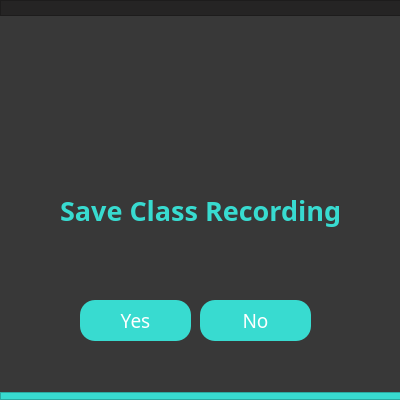
<?xml version="1.0" encoding="UTF-8"?>
<ui version="4.0">
 <class>Dialog</class>
 <widget class="QDialog" name="Dialog">
  <property name="geometry">
   <rect>
    <x>0</x>
    <y>0</y>
    <width>400</width>
    <height>400</height>
   </rect>
  </property>
  <property name="windowTitle">
   <string>Dialog</string>
  </property>
  <property name="styleSheet">
   <string notr="true">background-color: #383838</string>
  </property>
  <widget class="QLabel" name="i_background">
   <property name="geometry">
    <rect>
     <x>0</x>
     <y>10</y>
     <width>561</width>
     <height>621</height>
    </rect>
   </property>
   <property name="text">
    <string/>
   </property>
   <property name="pixmap">
    <pixmap>../images/Background.png</pixmap>
   </property>
   <property name="scaledContents">
    <bool>true</bool>
   </property>
  </widget>
  <widget class="QLabel" name="i_message">
   <property name="geometry">
    <rect>
     <x>60</x>
     <y>190</y>
     <width>281</width>
     <height>41</height>
    </rect>
   </property>
   <property name="font">
    <font>
     <family>RB</family>
     <pointsize>20</pointsize>
     <weight>75</weight>
     <bold>true</bold>
    </font>
   </property>
   <property name="styleSheet">
    <string notr="true">color: #38dbd0</string>
   </property>
   <property name="text">
    <string>Save Class Recording?</string>
   </property>
  </widget>
  <widget class="QLabel" name="i_logo">
   <property name="geometry">
    <rect>
     <x>140</x>
     <y>80</y>
     <width>101</width>
     <height>101</height>
    </rect>
   </property>
   <property name="text">
    <string/>
   </property>
   <property name="pixmap">
    <pixmap>../images/Exclamation mark.png</pixmap>
   </property>
   <property name="scaledContents">
    <bool>true</bool>
   </property>
  </widget>
  <widget class="QFrame" name="i_footer">
   <property name="geometry">
    <rect>
     <x>0</x>
     <y>392</y>
     <width>402</width>
     <height>8</height>
    </rect>
   </property>
   <property name="styleSheet">
    <string notr="true">background-color: #38dbd0</string>
   </property>
   <property name="frameShape">
    <enum>QFrame::StyledPanel</enum>
   </property>
   <property name="frameShadow">
    <enum>QFrame::Raised</enum>
   </property>
  </widget>
  <widget class="QFrame" name="i_header">
   <property name="geometry">
    <rect>
     <x>0</x>
     <y>0</y>
     <width>401</width>
     <height>16</height>
    </rect>
   </property>
   <property name="styleSheet">
    <string notr="true">background-color: #252424</string>
   </property>
   <property name="frameShape">
    <enum>QFrame::StyledPanel</enum>
   </property>
   <property name="frameShadow">
    <enum>QFrame::Raised</enum>
   </property>
  </widget>
  <widget class="QPushButton" name="i_yes">
   <property name="geometry">
    <rect>
     <x>80</x>
     <y>300</y>
     <width>111</width>
     <height>41</height>
    </rect>
   </property>
   <property name="font">
    <font>
     <family>RB</family>
     <pointsize>14</pointsize>
    </font>
   </property>
   <property name="cursor">
    <cursorShape>PointingHandCursor</cursorShape>
   </property>
   <property name="styleSheet">
    <string notr="true">QPushButton {
	border-radius: 15px;
	background-color: #38DBD0;
	color: rgb(255, 255, 255);
}

QPushButton:hover {
	background-color: #23b2a8;
	color: rgb(255, 255, 255);
}

QPushButton:pressed {
	background-color: #38DBD0;
}</string>
   </property>
   <property name="text">
    <string>Yes</string>
   </property>
   <property name="autoDefault">
    <bool>true</bool>
   </property>
   <property name="default">
    <bool>false</bool>
   </property>
   <property name="flat">
    <bool>false</bool>
   </property>
  </widget>
  <widget class="QPushButton" name="i_no">
   <property name="geometry">
    <rect>
     <x>200</x>
     <y>300</y>
     <width>111</width>
     <height>41</height>
    </rect>
   </property>
   <property name="font">
    <font>
     <family>RB</family>
     <pointsize>14</pointsize>
    </font>
   </property>
   <property name="cursor">
    <cursorShape>PointingHandCursor</cursorShape>
   </property>
   <property name="styleSheet">
    <string notr="true">QPushButton {
	border-radius: 15px;
	background-color: #38DBD0;
	color: rgb(255, 255, 255);
}

QPushButton:hover {
	background-color: #23b2a8;
	color: rgb(255, 255, 255);
}

QPushButton:pressed {
	background-color: #38DBD0;
}</string>
   </property>
   <property name="text">
    <string>No</string>
   </property>
   <property name="autoDefault">
    <bool>true</bool>
   </property>
   <property name="default">
    <bool>false</bool>
   </property>
   <property name="flat">
    <bool>false</bool>
   </property>
  </widget>
 </widget>
 <resources/>
 <connections/>
</ui>
